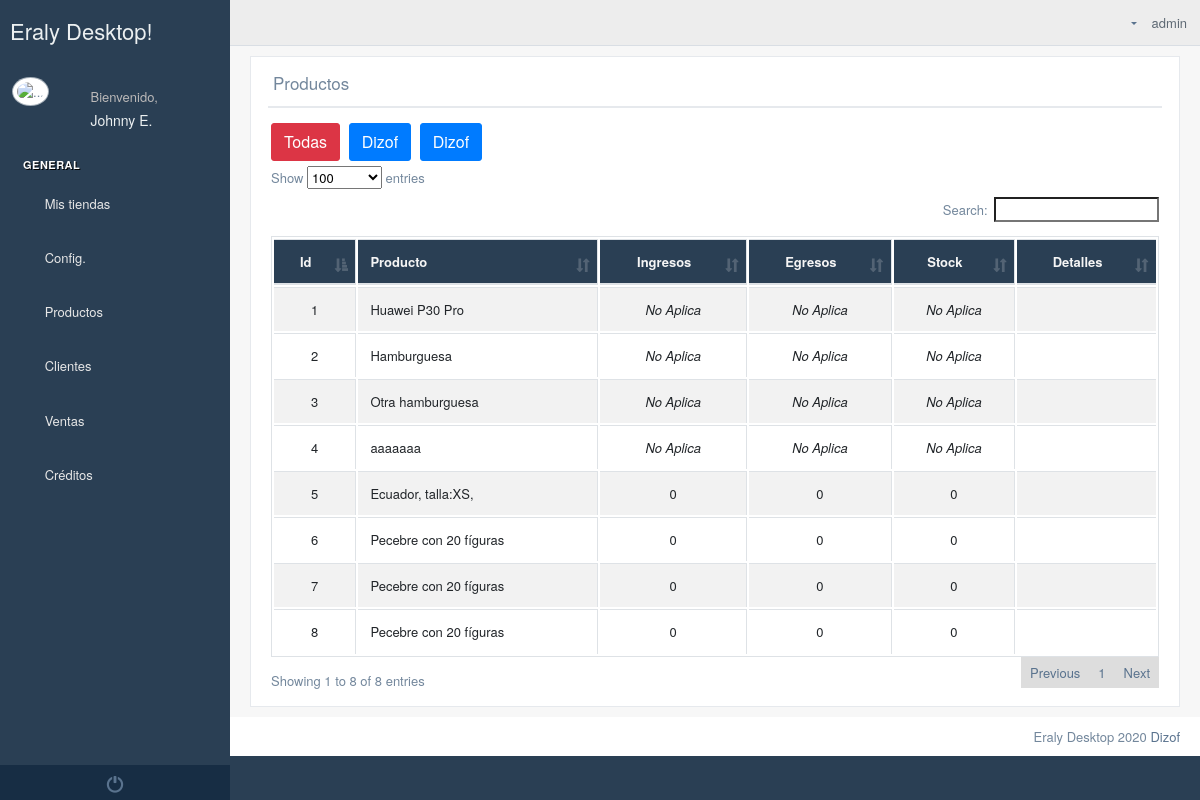
The app's page /kardex/ (signed in) with its own data.
### Empresa/models.py (models this page shows, shortened)
class Establecimiento(models.Model):
    logo=models.ImageField(upload_to="logos/establecimientos",null=True,blank=True)
    banner=models.ImageField(upload_to="banner/establecimientos",null=True,blank=True)
    pie_pagina=models.ImageField(upload_to="pie/establecimientos",null=True,blank=True)
    cabecera_tienda=models.ImageField(upload_to="logos/tienda",null=True,blank=True)
    banner1=models.ImageField(upload_to="logos/tienda",null=True,blank=True)
    banner2=models.ImageField(upload_to="logos/tienda",null=True,blank=True)
    color_encabezado_documentos=models.CharField(max_length=40, default="#ffffff")
    usuario=models.ForeignKey(User,on_delete=models.CASCADE)
    ruc=models.CharField(max_length=13)
    nombreComercial=models.CharField(max_length=60)
    representateLegal=models.CharField(max_length=60)
    slug = models.SlugField(max_length=255, unique=True, blank=True)
    descripcion = RichTextUploadingField(null=True, blank=True)
    ubicacion_gps = models.CharField(max_length=300,null=True,blank=True)
    correo_electronico=models.EmailField(max_length=600,null=True,blank=True)
    web=models.CharField(max_length=400,null=True,blank=True)
    facebook=models.CharField(max_length=400,null=True,blank=True,default=" ")
    instagram=models.CharField(max_length=400, null=True, blank=True, default=" ")
    youtube = models.CharField(max_length=400,null=True,blank=True,default=" ")
    activo=models.BooleanField(default=False)

### Producto/models.py (models this page shows, shortened)
class Productos(models.Model,ResizeImageMixin):
    tipo=models.CharField(max_length=20, default="P")
    imagen=models.ImageField(upload_to="productos",null=True,blank=True)
    codigo=models.CharField(max_length=300, null=True,blank=True, help_text="Solo si tiene codigo interno o codigo de barras")
    establecimiento = models.ForeignKey(Establecimiento, on_delete=models.CASCADE, null=True, blank=True)
    subcategoria=models.ForeignKey(Subcategorias_2, on_delete=models.CASCADE,null=True,blank=True)
    marca=models.ForeignKey(Marca,on_delete=models.CASCADE,null=True,blank=True)
    nombre=models.CharField(max_length=100)
    talla=models.CharField(max_length=50,null=True,blank=True)
    dimension=models.CharField(max_length=200,null=True,blank=True)
    detallesTecnicos = RichTextUploadingField(null=True,blank=True,help_text="Es opcional",default="Sin detalles Técnicos")
    descripcion = RichTextUploadingField(default="Sin descripción",null=True,blank=True)
    estado=models.BooleanField(default=True)
    hash = models.CharField(max_length=256,null=True,blank=True)
    puntuacion=models.DecimalField(max_digits=9, decimal_places=2,default=0)
    etiquetas=models.TextField(default="",null=True,blank=True)
    def __str__(self):
        if self.talla:
            return '%s, talla:%s' % (self.nombre, self.talla)
        else:
            return '%s'%(self.nombre)
    class Meta:
        verbose_name_plural = "3. Producto "

### Producto/views.py (the view)
# urls.py: path("kardex/", kardex),
@login_required(login_url='/store/login/')
def kardex(request):
    kax=Productos.objects.filter(establecimiento__usuarioempresa__user=request.user)
    if request.GET.get("establecimiento"):
        kax = Productos.objects.filter(establecimiento_id=request.GET.get("establecimiento"))
    contexto={
        'kardex':kax,
        'establecimientos':Establecimiento.objects.filter(usuarioempresa__user=request.user),
    }
    return render(request, "producto/kardex.html",contexto)

### Producto/templatetags/productosTags.py (called while the page is built)
@register.simple_tag
def stock(id):
    try:
        kardex=Kardex.objects.filter(producto_id=id)
        ingresos=kardex.filter(tipo="I").aggregate(Sum('cantidad'))['cantidad__sum']
        egresos=kardex.filter(tipo="E").aggregate(Sum('cantidad'))['cantidad__sum']
        if ingresos==None:
            ingresos=0
        if egresos==None:
            egresos=0
        return ingresos-egresos
    except:
        return 0

@register.simple_tag
def ingresos(id):
    kardex=Kardex.objects.filter(producto_id=id)
    ingresos=kardex.filter(tipo="I").aggregate(Sum('cantidad'))['cantidad__sum']
    if ingresos==None:
        ingresos=0
    return ingresos

@register.simple_tag
def egresos(id):
    kardex=Kardex.objects.filter(producto_id=id)
    egresos=kardex.filter(tipo="E").aggregate(Sum('cantidad'))['cantidad__sum']
    if egresos==None:
        egresos=0
    return egresos

### templates/producto/kardex.html (shortened to what this page needs)
{% extends 'Home/index2.html' %}
{% block contenido_index %}
    {% load static %}
{% load productosTags %}
    <div class="">
        <div class="row">
            <div class="col-md-12 col-sm-12 ">
                <div class="x_panel">
                    <div class="x_title">
                        <h2>Productos <small>de los establecimientos</small></h2>
                        <div class="clearfix"></div>
                    </div>
                    <div class="x_content">
                        <div class="row">
                            <div class="col-sm-12">
                                <a class="btn btn-danger" href="/kardex/">Todas</a>
                                {% for establecimiento in establecimientos %}
                                <a class="btn btn-primary" href="/kardex/?establecimiento={{ establecimiento.id }}">{{ establecimiento.nombreComercial }}</a>
                                {% endfor %}
                                <div class="card-box table-responsive">
                                    <table id="kardex" class="table table-striped table-bordered" style="width:100%">
                                        <thead style="background-color: #2A3F54; color: whitesmoke">
                                        <tr>
                                            <th style="text-align: center">Id</th>
                                            <th>Producto</th>
                                            <th style="text-align: center">Ingresos</th>
                                            <th style="text-align: center">Egresos</th>
                                            <th style="text-align: center">Stock</th>
                                            <th style="text-align: center">Detalles</th>
                                        </tr>
                                        </thead>
                                        <tbody>
                                        {% for kard in kardex %}
                                        <tr>
                                            <td style="text-align: center">{{ kard.id }}</td>
                                            <td > {{ kard }}</td>
                                            <td style="text-align: center">
                                                {% if kard.tipo == "P" %}
                                                    {% ingresos kard.id %}
                                                {% else %}
                                                    <i>No Aplica</i>
                                                {% endif %}
                                            </td>
                                            <td style="text-align: center">
                                                {% if kard.tipo == "P" %}
                                                    {% egresos kard.id %}
                                                {% else %}
                                                    <i>No Aplica</i>
                                                {% endif %}
                                            </td>
                                            <td style="text-align: center">
                                                {% if kard.tipo == "P" %}
                                                    {% stock kard.id %}
                                                {% else %}
                                                    <i>No Aplica</i>
                                                {% endif %}
                                            </td>
                                            <td style="text-align: center"><a href="/kardex/products/{{ kard.id }}/"><i class="fa fa-area-chart text-primary"></i></a></td>
                                        </tr>
                                        {% endfor %}
                                        </tbody>
                                    </table>
                                </div>
                            </div>
                        </div>
                    </div>
                </div>
            </div>
        </div>
    </div>
{% endblock %}

### templates/Home/base_html.html (shortened to what this page needs)
<!DOCTYPE html>
{% load static %}
<html lang="en">
<head>
    <link href="{% static '/vendors/datatables.net-bs/css/dataTables.bootstrap.min.css' %}" rel="stylesheet">
    <link href="{% static '/vendors/datatables.net-buttons-bs/css/buttons.bootstrap.min.css' %}" rel="stylesheet">
    <link href="{% static '/vendors/datatables.net-fixedheader-bs/css/fixedHeader.bootstrap.min.css' %}"
          rel="stylesheet">
    <link href="{% static '/vendors/datatables.net-responsive-bs/css/responsive.bootstrap.min.css' %}" rel="stylesheet">
    <link href="{% static '/vendors/datatables.net-scroller-bs/css/scroller.bootstrap.min.css' %}" rel="stylesheet">
    <link href="{% static '/vendors/bootstrap/dist/css/bootstrap.min.css' %}" rel="stylesheet">
    <link href="{% static '/vendors/font-awesome/css/font-awesome.min.css' %}" rel="stylesheet">
    <link href="{% static '/vendors/nprogress/nprogress.css' %}" rel="stylesheet">
    <link href="{% static '/vendors/bootstrap-daterangepicker/daterangepicker.css' %}" rel="stylesheet">
    <link href="{% static '/vendors/iCheck/skins/flat/green.css' %}" rel="stylesheet">
    <link href="{% static '/build/css/custom.min.css' %}" rel="stylesheet">
</head>
<body class="nav-md">
<div class="container body">
    <div class="main_container">
        <div class="col-md-3 left_col">
            <div class="left_col scroll-view">
                <div class="navbar nav_title" style="border: 0;">
                    <a href="/" class="site_title"> <span>Eraly Desktop!</span></a>
                </div>
                <div class="profile clearfix">
                    <div class="profile_pic">
                        <img src="/media/admin-interface/favicon/favicon_eraly.png" alt="..."
                             class="img-circle profile_img">
                    </div>
                    <div class="profile_info">
                        <span>Bienvenido,</span>
                        <h2>{{ request.user.first_name }}</h2>
                    </div>
                </div>
                <br/>
                {% block menu %}
                    <div id="sidebar-menu" class="main_menu_side hidden-print main_menu">
                        <div class="menu_section">
                            <h3>General</h3>
                            <ul class="nav side-menu">
                                <li><a><i class="fa fa-shopping-basket"></i> Mis tiendas <span class="fa fa-chevron-down"></span></a>
                                </li>
                            </ul>
                            <ul class="nav side-menu">
                                <li><a><i class="fa fa-home"></i> Config. <span class="fa fa-chevron-down"></span></a>
                                </li>
                            </ul>
                            <ul class="nav side-menu">
                                <li><a><i class="fa fa-product-hunt"></i> Productos <span
                                        class="fa fa-chevron-down"></span></a>
                                </li>
                            </ul>
                        <ul class="nav side-menu">
                                <li><a><i class="fa fa-user-plus"></i> Clientes <span class="fa fa-chevron-down"></span></a>
                                </li>
                            </ul>
                            <ul class="nav side-menu">
                                <li><a><i class="fa fa-file-o"></i> Ventas <span class="fa fa-chevron-down"></span></a>
                                </li>
                            </ul>
                            <ul class="nav side-menu">
                                <li><a><i class="fa fa-file-o"></i> Créditos <span class="fa fa-chevron-down"></span></a>
                                </li>
                            </ul>
                        </div>
                    </div>
                    <div class="sidebar-footer hidden-small">
                        <a data-toggle="tooltip" data-placement="top" title="Logout" href="/logout_/"
                           style="width: 100%">
                            <span class="glyphicon glyphicon-off" aria-hidden="true"></span>
                        </a>
                    </div>
                {% endblock %}
            </div>
        </div>
        <div class="top_nav">
            <div class="nav_menu">
                <div class="nav toggle">
                    <a id="menu_toggle"><i class="fa fa-bars"></i></a>
                </div>
                <nav class="nav navbar-nav">
                    <ul class=" navbar-right">
                        <li class="nav-item dropdown open" style="padding-left: 15px;">
                            <a href="javascript:;" class="user-profile" aria-haspopup="true"
                               id="navbarDropdown" data-toggle="dropdown" aria-expanded="false">
                                {{ request.user.username }}
                            </a>
                        </li>
                        <li role="presentation" class="nav-item dropdown open">
                            <a href="javascript:;" class="dropdown-toggle info-number" id="navbarDropdown1"
                               data-toggle="dropdown" aria-expanded="false">
                                <i class="fa fa-envelope-o"></i>
                            </a>
                        </li>
                    </ul>
                </nav>
            </div>
        </div>
        <div class="right_col" role="main">
            {% block contenido %}{% endblock %}
        </div>
    </div>
    <footer>
        <div class="pull-right">
            Eraly Desktop 2020 <a href="https://colorlib.com">Dizof</a>
        </div>
        <div class="clearfix"></div>
    </footer>
</div>
<link rel="stylesheet" href="{% static 'toastr/toastr.min.css' %}">
</body>
</html>

### records on screen
Establecimiento: nombreComercial "Dizof"
Establecimiento: nombreComercial "Dizof"
Productos: id "1", talla+nombre "Huawei P30 Pro", tipo "No Aplica"
Productos: id "2", talla+nombre "Hamburguesa", tipo "No Aplica"
Productos: id "3", talla+nombre "Otra hamburguesa", tipo "No Aplica"
Productos: id "4", talla+nombre "aaaaaaa", tipo "No Aplica"
Productos: id "5", talla+nombre "Ecuador, talla:XS,", id "0"
Productos: id "6", talla+nombre "Pecebre con 20 fíguras", id "0"
Productos: id "7", talla+nombre "Pecebre con 20 fíguras", id "0"
Productos: id "8", talla+nombre "Pecebre con 20 fíguras", id "0"

### other values on screen
{{ request.user.first_name }} "Johnny E."
{{ request.user.username }} "admin"
